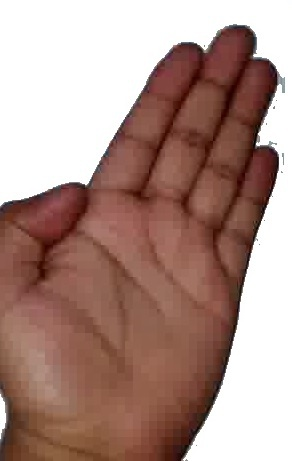
#> input picture Trabajo 3/Codigo/DB/B/13.jpg, 292 x 461 px, found by its file name
$ python HandClasifier.py
#> lines starting #> are read from the running program, lines starting #| are printed output that depends on the picture; after the words box and inside, x2 and y2 are one past the last pixel; in counts of white or black regions, pixels touching at a corner belong together
#-----------------------------------------------------------------------------------------------------------------------
#---Archivo python utilizado para entrenar la maquina de soporte vectorial que clasifique las manos---------------------
#---Este lee las imagenes de la carpeta DB, y exporta el modelo (SVM) ya entrenado, para posteriormente poder-----------
#---Importarlo en el servidor-------------------------------------------------------------------------------------------
#-----------------------------------------------------------------------------------------------------------------------
#---Curso: Procesamiento digital de imagenes 2 - UdeA-------------------------------------------------------------------
#-----------------------------------------------------------------------------------------------------------------------
#---Por: Juan Pablo Ospina Herrera jpoh97@gmail.com---------------------------------------------------------------------
#--------Julián David Almanza Velásquez julian.almanza@udea.edu.co------------------------------------------------------
#-----------------------------------------------------------------------------------------------------------------------
#---Versión 1, Mayo 2018------------------------------------------------------------------------------------------------

#-----------------------------------------------------------------------------------------------------------------------
#---Importo las librerias necesarias------------------------------------------------------------------------------------
#-----------------------------------------------------------------------------------------------------------------------
import numpy as np
import os
from sklearn.cluster import MiniBatchKMeans
from sklearn.svm import SVC
import sklearn.metrics as sm
from sklearn.externals import joblib
import cv2

#Confusion matrix
import matplotlib.pyplot as plt
import itertools
from sklearn.metrics import confusion_matrix

#-----------------------------------------------------------------------------------------------------------------------
#---Inicializo variables------------------------------------------------------------------------------------------------
#-----------------------------------------------------------------------------------------------------------------------
path="DB"
label=0
img_descs=[]
y=[]
labels=[]

#-----------------------------------------------------------------------------------------------------------------------
#---Funcion que separa los conjunto de entrenamiento, tests y validción-------------------------------------------------
#-----------------------------------------------------------------------------------------------------------------------
# [115 lines left out: functions perform_data_split, train_test_val_split_idxs, cluster_features, calc_accuracy, predict_svm, not called in this run]


#-----------------------------------------------------------------------------------------------------------------------
#---Funcion que utiliza morfologia para procesar las imagenes. Extrae las caracteristicas SURF--------------------------
#-----------------------------------------------------------------------------------------------------------------------
def func(path):
#> called with path = 'DB\\\\B\\\\13.jpg'
    frame = cv2.imread(path)
#> frame is the input picture: shape (461, 292, 3); mean B, G, R 135.3, 143.9, 173.7
    frame = cv2.resize(frame, (128, 128))
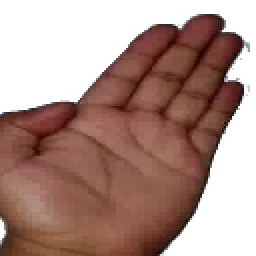
#> frame: shape (128, 128, 3) (shown 2 times larger); mean B, G, R 135.2, 143.9, 173.7
    converted2 = cv2.cvtColor(frame, cv2.COLOR_BGR2GRAY)
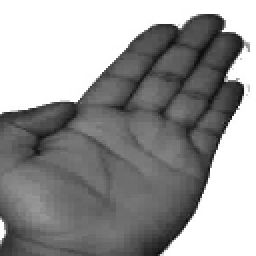
#> converted2: shape (128, 128) (shown 2 times larger); min 8, max 255, mean 151.8
    converted = cv2.cvtColor(frame, cv2.COLOR_BGR2HSV)  # Convert from RGB to HSV
#> converted: shape (128, 128, 3); mean H, S, V 10.6, 80.5, 173.7
    # cv2.imshow("original",converted2)

    lowerBoundary = np.array([0, 40, 30], dtype="uint8")
    upperBoundary = np.array([43, 255, 254], dtype="uint8")
    skinMask = cv2.inRange(converted, lowerBoundary, upperBoundary)
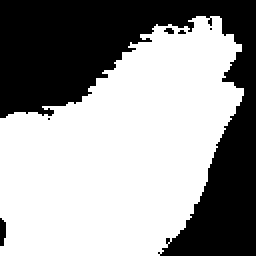
#> skinMask: shape (128, 128) (shown 2 times larger); 60.6% white; 6 black regions (4 under 20 px), largest, box (x1, y1, x2, y2) and area: (0, 0, 128, 128) 6398, (0, 109, 3, 123) 35
    skinMask = cv2.addWeighted(skinMask, 0.5, skinMask, 0.5, 0.0)
    # cv2.imshow("masked",skinMask)

    skinMask = cv2.medianBlur(skinMask, 5)
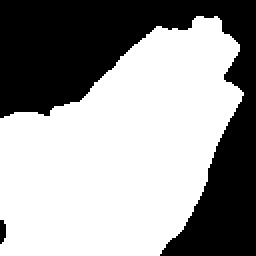
#> skinMask: shape (128, 128) (shown 2 times larger); 60.7% white; 2 black regions, box (x1, y1, x2, y2) and area: (0, 0, 128, 128) 6417, (0, 110, 3, 122) 30

    skin = cv2.bitwise_and(converted2, converted2, mask=skinMask)
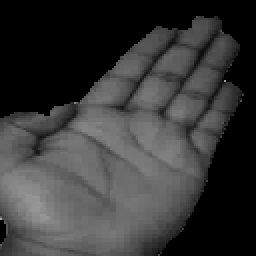
#> skin: shape (128, 128) (shown 2 times larger); min 0, max 167, mean 55.8
    # [6 lines of commented-out code are left out]
    img2 = cv2.Canny(skin, 60, 60)
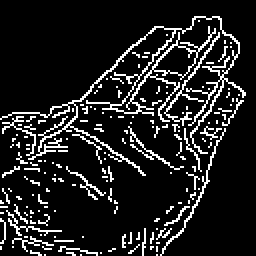
#> img2: shape (128, 128) (shown 2 times larger); 12.4% white in thin lines or dots
    # cv2.imshow("edge detection",img2)

    '''
    hog = cv2.HOGDescriptor()
    h = hog.compute(img2)
    print(len(h))

    '''
#> (the run stopped early here; a loop or call above may not have finished)

$ run again, on Trabajo 3/Codigo/DB/B/31.jpg
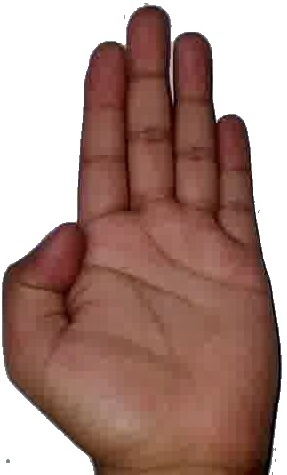
#> input picture Trabajo 3/Codigo/DB/B/31.jpg, 287 x 475 px, found by its file name
#> in func, frame is the input picture: shape (475, 287, 3); mean B, G, R 129.3, 137.8, 169.6
#> frame: shape (128, 128, 3)
#> converted: shape (128, 128, 3); mean H, S, V 12.2, 83.5, 169.6
#> in func, `skinMask = cv2.inRange(converted, lowerBoundary, upperBoundary)`:
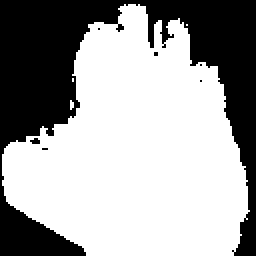
#> skinMask: shape (128, 128) (shown 2 times larger); 63.6% white; 7 black regions (6 under 20 px), largest, box (x1, y1, x2, y2) and area: (0, 0, 128, 128) 5938
#> in func, `img2 = cv2.Canny(skin, 60, 60)`:
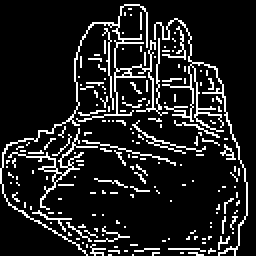
#> img2: shape (128, 128) (shown 2 times larger); 12.5% white in thin lines or dots
